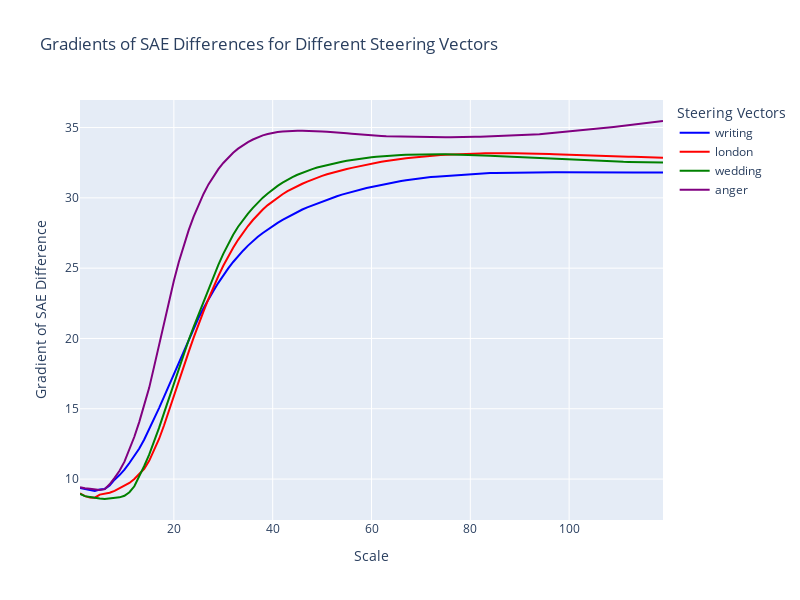

Here is the notebook cell this chart was saved with:
### Code cell
def plot_sae_diff_grads(scales, all_vec_sae_diff_grads, steer_name_idx):
    fig = go.Figure()

    colors = ['blue', 'red', 'green', 'purple']  # Add more colors if needed

    for i, sae_diff_grads in enumerate(all_vec_sae_diff_grads):
        steer_name = steer_name_idx[i][0]
        
        # Plot gradients
        fig.add_trace(
            go.Scatter(x=scales[1:], y=sae_diff_grads, mode='lines', 
                       name=f'{steer_name}',
                       line=dict(color=colors[i]))
        )

    # Update layout
    fig.update_layout(
        height=600, 
        width=800, 
        title_text="Gradients of SAE Differences for Different Steering Vectors",
        xaxis_title="Scale",
        yaxis_title="Gradient of SAE Difference",
        legend_title="Steering Vectors"
    )

    return fig

# Usage
fig = plot_sae_diff_grads(scales, all_vec_sae_diff_grads, steer_name_idx)
fig.show()
